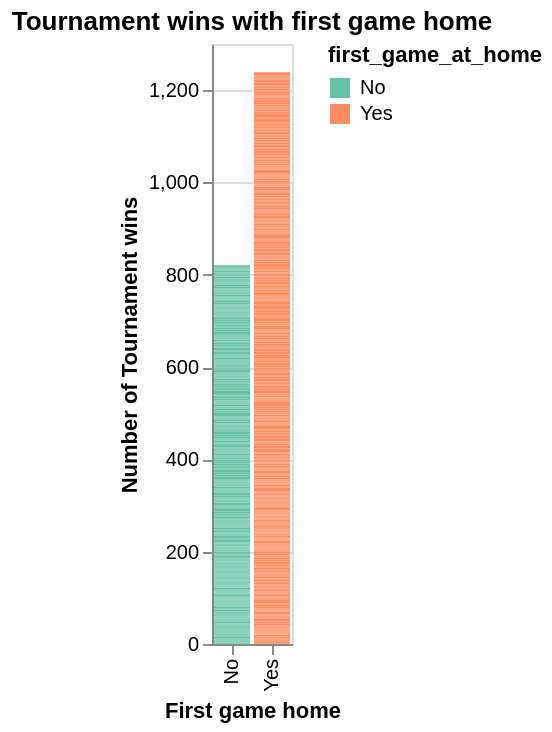

Notebook cell for this chart:
### Markdown cell above
<div style="background-color: #f0f0f0; padding: 10px;">
    
#### Task 4.4: Plot the distribution of two relevant variables in the raw data (4 points)

- Use `altair` to plot the distribution of one of the numeric variables in your tidied data set.

- Use `altair` to create a visualization showing the relative proportions of each category/level for one of categorical variable in your tidied data set. 

- Clearly label the variable that is being plotted in each plot.

*Notes:* 
- *Be sure the output is as clear as possible, provide an English title along with readable x and y column names*

- *You may also add more code cells to this section*

</div>

### Code cell
import altair as alt
tournament_wins_plot=alt.Chart(tidy_data).mark_bar().encode(
    x=alt.X("first_game_at_home:N",title="First game home"),
    y=alt.Y("tourney_wins",title="Number of Tournament wins"),color=alt.Color("first_game_at_home:N", scale=alt.Scale(scheme="set2"))).properties(title="Tournament wins with first game home")
tournament_wins_plot

### Figure 1 — Vega-Lite specification as saved in the notebook (floating-point values rounded to 4 significant figures; data arrays with more than 128 entries replaced by an {"elided": "..."} marker saying what was removed)
{"config": {"view": {"continuousWidth": 300, "continuousHeight": 300}}, "data": {"name": "data-5bafcbf288701b75a011e30889a94924"}, "mark": {"type": "bar"}, "encoding": {"color": {"field": "first_game_at_home", "scale": {"scheme": "set2"}, "type": "nominal"}, "x": {"field": "first_game_at_home", "title": "First game home", "type": "nominal"}, "y": {"field": "tourney_wins", "title": "Number of Tournament wins", "type": "quantitative"}}, "title": "Tournament wins with first game home", "$schema": "https://vega.github.io/schema/vega-lite/v5.20.1.json", "datasets": {"data-5bafcbf288701b75a011e30889a94924": {"elided": "2092 records"}}}
